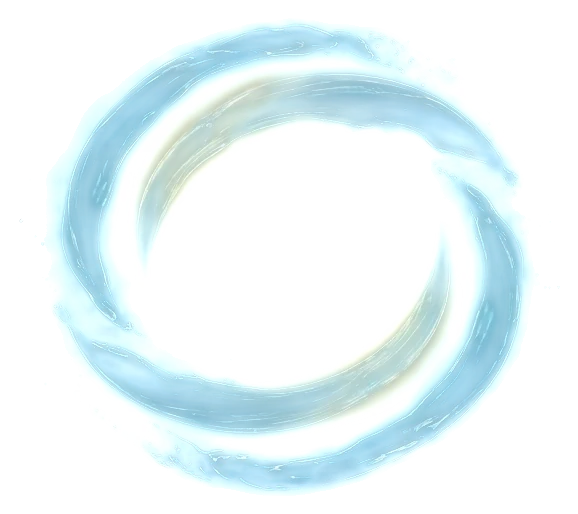
#> input picture art/fx/tech/flowing_stream_palm.webp, 578 x 514 px
$ python -i make_sidestep_fx.py   (imports and definitions only)
#> lines starting #> are read from the running program, lines starting #| are printed output that depends on the picture; after the words box and inside, x2 and y2 are one past the last pixel; in counts of white or black regions, pixels touching at a corner belong together
"""Turn SHOAIB's Gemini designs for the sidestep techniques into the effect pictures the fight plays (web/static/fight.js
`sidestepped`; docs/web.md "Techniques"), cleaned of their painted checkerboard and Gemini's sparkle like the others.

    python -m scripts.make_sidestep_fx mist.png cloud.png

    mist.png    Drifting Mist Steps: three mist afterimages of her running, the oldest dissolving into sparkles. Its
                title is painted across the top ("DRIFTING MIST STEPS - MIST AFTERIMAGES"); that band is dropped.
    cloud.png   Cloud-Walking Shadow: three cloud afterimages of her running, joined by curling cloud ribbons.

Both are see-through figures on a dark checker of pure black and grey squares (`key_dark`). Alpha comes from
brightness above the grey squares and from colour (the checker has none). In the faint, see-through parts the checker
shows through as a pattern, so there the picture is averaged over one checker period, as make_fist_fx `key_glow`
does; unlike `key_glow`, the averaged haze is held inside the design's own outline, so the gaps between the figures
stay open. The bright core keeps its full detail.

Writes art/fx/tech/<technique id>.webp.
"""
import sys

import numpy as np
from PIL import Image, ImageFilter
from scipy import ndimage

from scripts.make_deflect_fx import main_part
from scripts.make_fist_fx import PERIOD, SPARKLE, save
from scripts.make_palm_fx import trim

TITLE = 60                       # the painted title's band at the top of the mist design, in px of the 1024 x 559 picture
GREY = 70                        # the checker's grey squares are no brighter than this; its black ones are 0
MEAN = 33.0                      # the checker's average over one period


def key_dark(path, title=0):
#> called with path = '../art/fx/tech/flowing_stream_palm.webp', title = 0
    im = Image.open(path).convert("RGB")
    a = np.asarray(im).astype(np.float32)
    smooth = np.asarray(im.filter(ImageFilter.BoxBlur(PERIOD // 2))).astype(np.float32)
    v, sat = a.max(-1), a.max(-1) - a.min(-1)
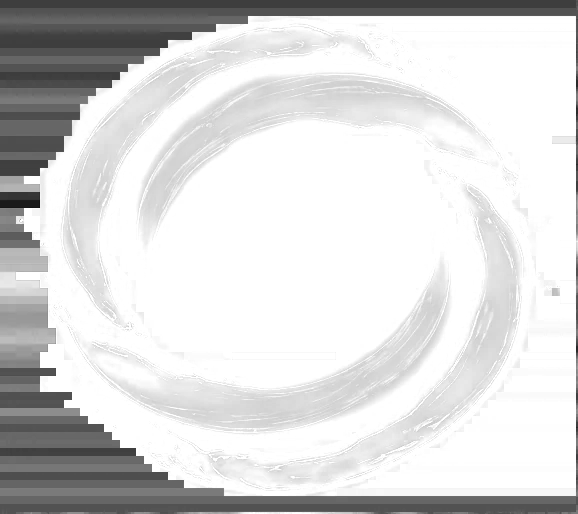
#> v: shape (514, 578) float32; min 16, max 255, mean 216.1
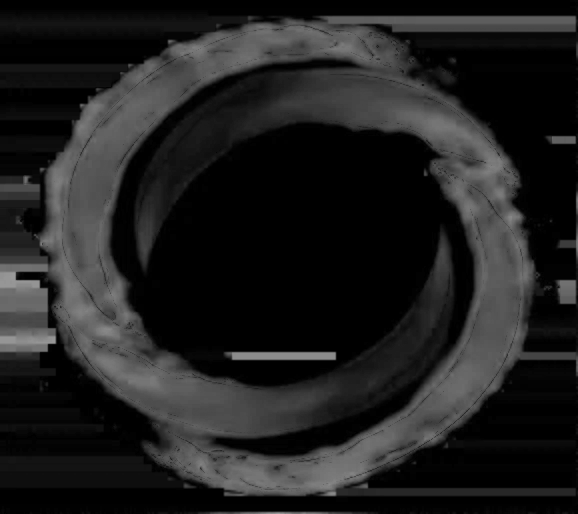
#> sat: shape (514, 578) float32; min 0, max 156, mean 32.1
    sharp = np.maximum(np.clip((v - GREY) / 120, 0, 1), np.clip((sat - 12) / 70, 0, 1))
    soft = np.clip((smooth.max(-1) - MEAN + 3) / 140, 0, 1)                 # above the averaged checker: the design
    shape = ndimage.binary_dilation(ndimage.binary_closing(sharp > 0.12, iterations=2), iterations=2)
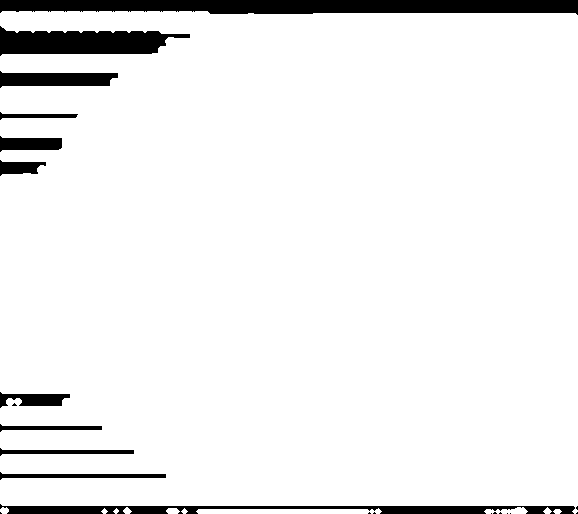
#> shape: shape (514, 578) bool; 93.4% white; 22 black regions (11 under 20 px), largest, box (x1, y1, x2, y2) and area: (0, 0, 578, 15) 7225, (0, 26, 190, 56) 3788, (0, 504, 575, 514) 3170
    core = np.clip((v - GREY - 90) / 60, 0, 1)                              # only the truly bright core stays sharp
    alpha = (sharp * core + soft * (1 - core)) * shape
    src = a * core[..., None] + smooth * (1 - core[..., None])
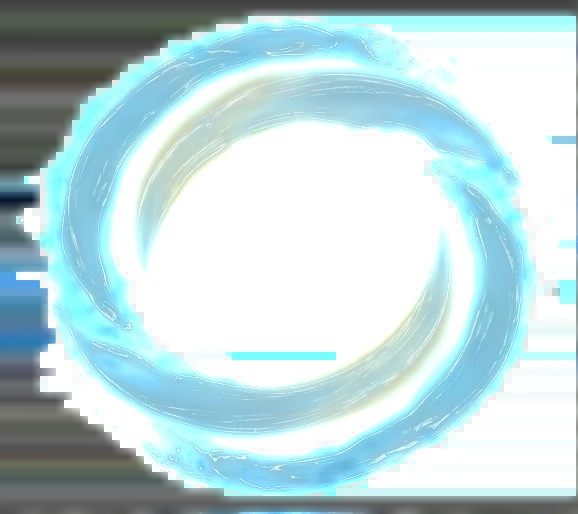
#> src: shape (514, 578, 3) float32; mean R, G, B 186.6, 213.2, 217
    alpha = np.asarray(Image.fromarray((alpha * 255).astype(np.uint8)).filter(ImageFilter.GaussianBlur(0.8))) / 255.0
    rgb = (src - (1 - alpha[..., None]) * MEAN) / np.maximum(alpha[..., None], 0.05)
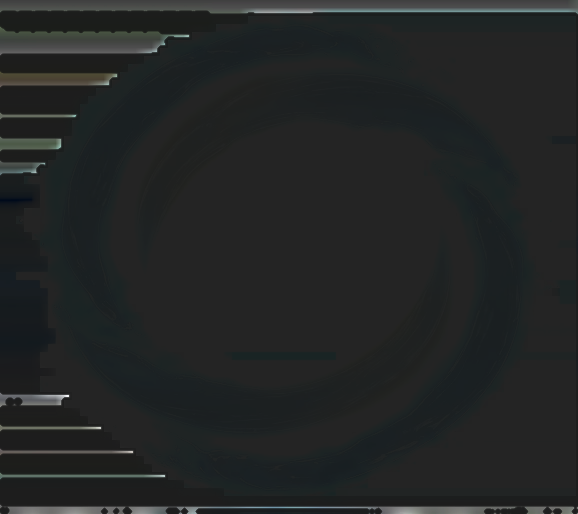
#> rgb: shape (514, 578, 3) float64; mean R, G, B 241.9, 272.1, 272.7; drawn with min black and max white
    h, w = alpha.shape
#> h = 514; w = 578
    alpha[h - SPARKLE[1]:h - SPARKLE[3], w - SPARKLE[0]:w - SPARKLE[2]] = 0     # Gemini's mark
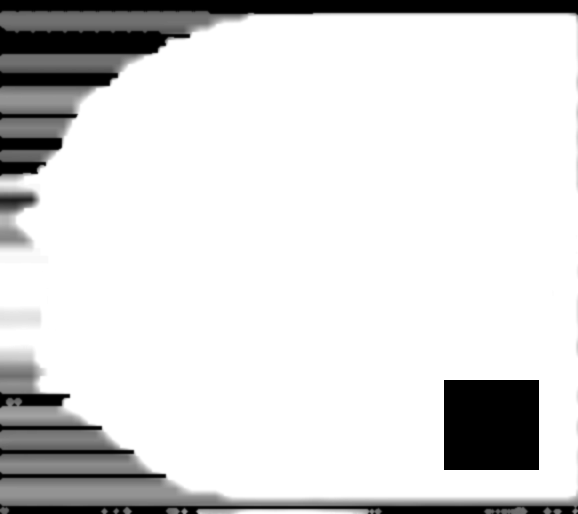
#> alpha: shape (514, 578) float64; min 0, max 1, mean 0.853
    alpha[:title] = 0
    alpha = np.where(alpha < 0.05, 0, alpha)
    return Image.fromarray(np.dstack([rgb.clip(0, 255), alpha * 255]).astype(np.uint8), "RGBA")
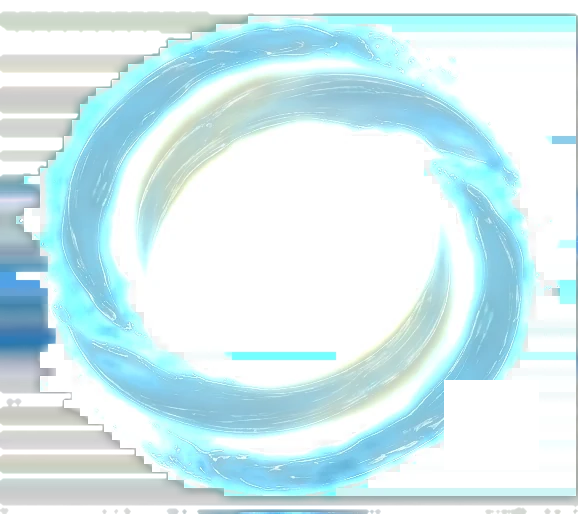
#> returned value: PIL image 578x514 RGBA; mean R, G, B, A 204.6, 231.4, 235, 217.4; transparent parts drawn white


def main(paths):
    if len(paths) != 2:
        sys.exit(__doc__)
    mist, cloud = paths
    save(trim(main_part(key_dark(mist, TITLE), 0.02)), "drifting_mist_steps")
    save(trim(main_part(key_dark(cloud), 0.02)), "cloud_walking_shadow")


# [2 lines not run here, left out]

>>> result = key_dark('../art/fx/tech/flowing_stream_palm.webp')

$ run again, on art/fx/tech/crane_wing_deflection_feathers.webp
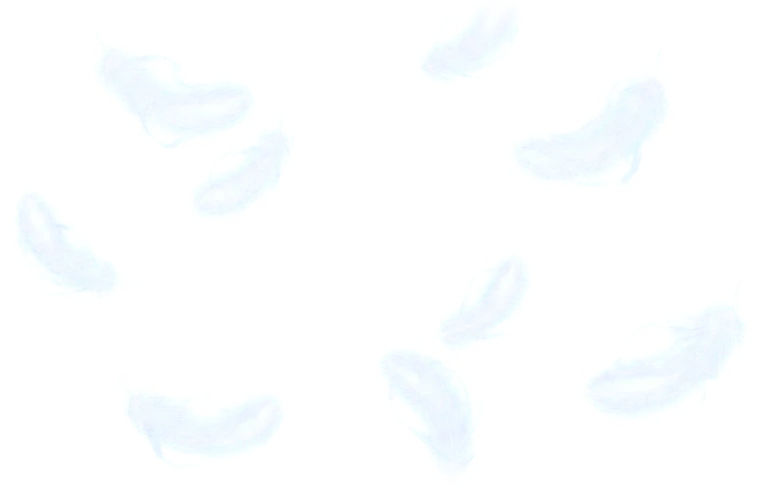
#> input picture art/fx/tech/crane_wing_deflection_feathers.webp, 760 x 487 px
#> in key_dark, `shape = ndimage.binary_dilation(ndimage.binary_closing(sharp > 0.12, i..`:
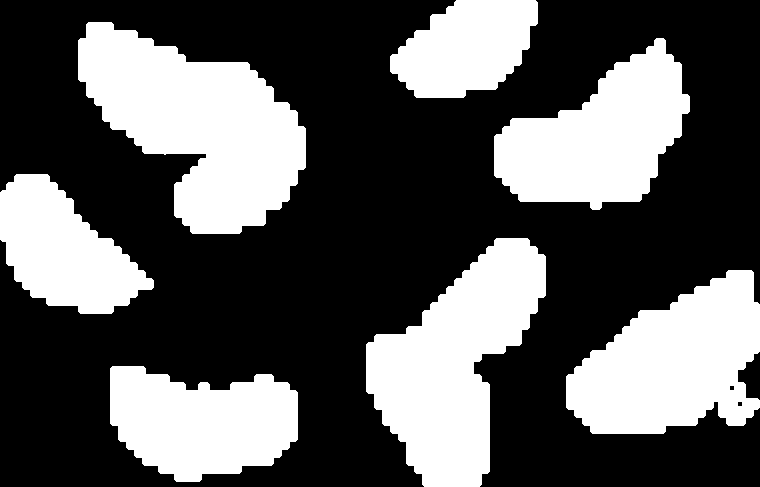
#> shape: shape (487, 760) bool; 35.8% white; 7 white regions, largest, box (x1, y1, x2, y2) and area: (78, 22, 306, 234) 27753, (366, 238, 546, 487) 24470, (566, 270, 760, 434) 21386
#> in key_dark, `return Image.fromarray(np.dstack([rgb.clip(0, 255), alpha * 255]).asty..`:
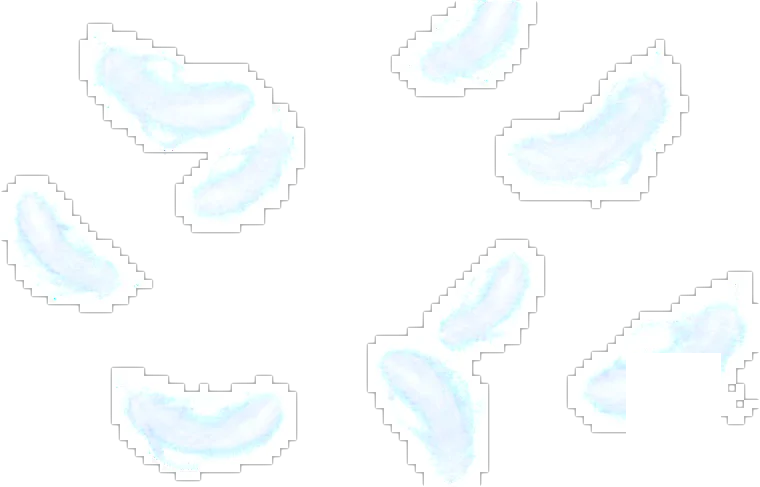
#> returned value: PIL image 760x487 RGBA; mean R, G, B, A 94, 97, 97.9, 83.7; transparent parts drawn white
